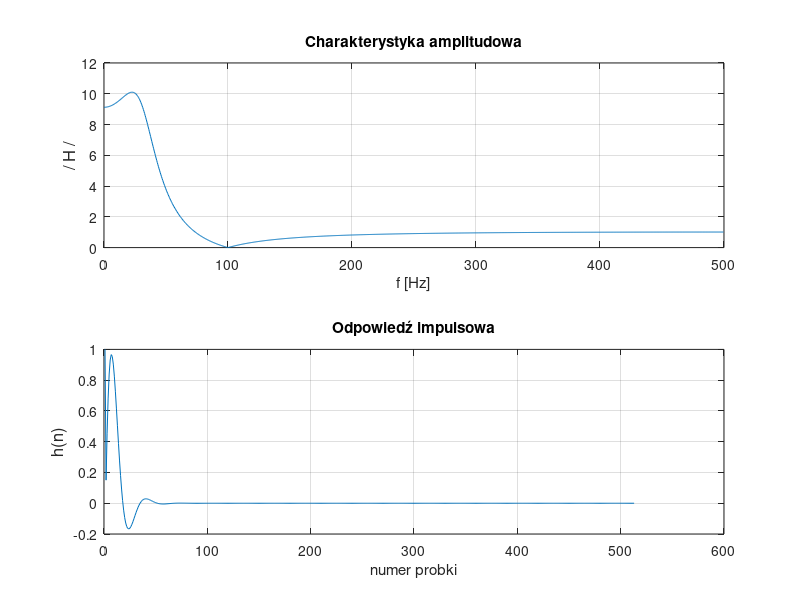

Write the MATLAB code that produced this figure.
pkg load signal;
clear; 

fz=100; Rz=1;                         %częstotliwość w Hz i promień zera
fp=30; Rp=0.9;                      %częstotliwość w Hz i promień bieguna

fs=1000;                             %częstotliwość próbkowania w Hz

Omega_z=2*pi*(fz/fs);                %kąt zera
Omega_p=2*pi*(fp/fs);                %kąt bieguna

z=Rz*exp(1i*Omega_z);                %zero
p=Rp*exp(1i*Omega_p);                %biegun
z=[z conj(z)];                       %dwa zera
p=[p conj(p)];                       %dwa bieguny

[B,A]=zp2tf(z',p',1);            %oblicza współczynniki transmitancji {B,A}
                                 %na podstawie {z,p}

[H,w]=freqz(B,A,1024,fs);            %charakterystyka częstotliwościowa

x=[1 zeros(1,512)];        %dyskretny impuls jednostkowy (delta Kroneckera)
y=filter(B,A,x);           %odpowied impulsowa

subplot(2,1,1); plot(w,abs(H)); title('Charakterystyka amplitudowa'); 
xlabel('f [Hz]'); ylabel('/ H /','FontSize',12); grid;
subplot(2,1,2); plot(y); title('Odpowiedź impulsowa'); 
xlabel('numer probki'); ylabel('h(n)','FontSize',12); grid;

% A. Projektowanie filtru transmitancja z
% 
% A1. Zaprojektuj filtr dolnoprzepustowy tłumiący częstotliwość 100 Hz i 
%     przepuszczający częstotliwość 30 Hz przy częstotliwości próbkowania 1 kHz,
%     a zafalowania odpowiedzi impulsowej kończą się przed 100 próbką
% A2. Zbadaj charakterystyką czstotliwościową układu i odpowiedzi impulsowej
% A3. Zmodyfikuj transmitancję układu tak by układ był niestabliny
% A4. Zbadaj odpowiedź impulsową i charakterystykę częstotliwościową układu
%     Porównaj je z tymi, które uzyskano w układzie stabilnym
% 

